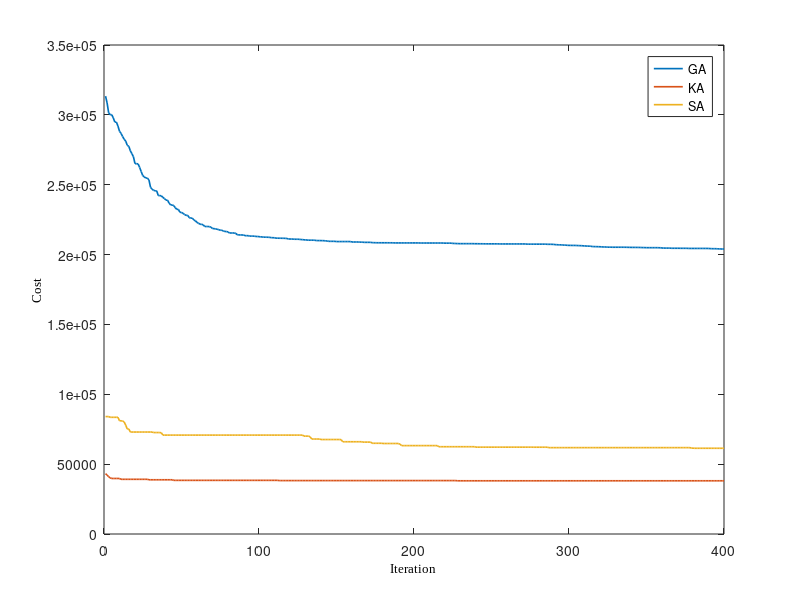

Here is the MATLAB script that generated this plot:
clc;
close all;
clear all;
load('Data/SA03');
load('Data/GA03');
% load('Data/PSO03');
% load('Data/AIA03');
% load('Data/HS03');
load('Data/KA03');
% load('Data/GaSa03');
% load('Data/KaSa03');
%% Drew Table
LineWidth=1.2;
MarkerSize=7;
% plot(Ans_AIA,'-b','LineWidth',LineWidth,'MarkerSize',MarkerSize);
plot(Ans_GA,'-','LineWidth',LineWidth,'MarkerSize',MarkerSize);
hold on;
% plot(Ans_GaSa,'-','LineWidth',LineWidth,'MarkerSize',MarkerSize);
% plot(Ans_HS,'-','LineWidth',LineWidth,'MarkerSize',MarkerSize);
plot(Ans_KA,'-','LineWidth',LineWidth,'MarkerSize',MarkerSize);
% plot(Ans_KaSa,'-','LineWidth',LineWidth,'MarkerSize',MarkerSize);
% plot(Ans_PSO,'-','LineWidth',LineWidth,'MarkerSize',MarkerSize);
plot(Ans_SA,'-','LineWidth',LineWidth,'MarkerSize',MarkerSize);
xlabel('Iteration','FontSize',9,'FontWeight','normal','FontName','Times New Roman','Color','k');
ylabel('Cost','FontSize',9,'FontWeight','normal','FontName','Times New Roman','Color','k');
legend('GA','KA','SA')

